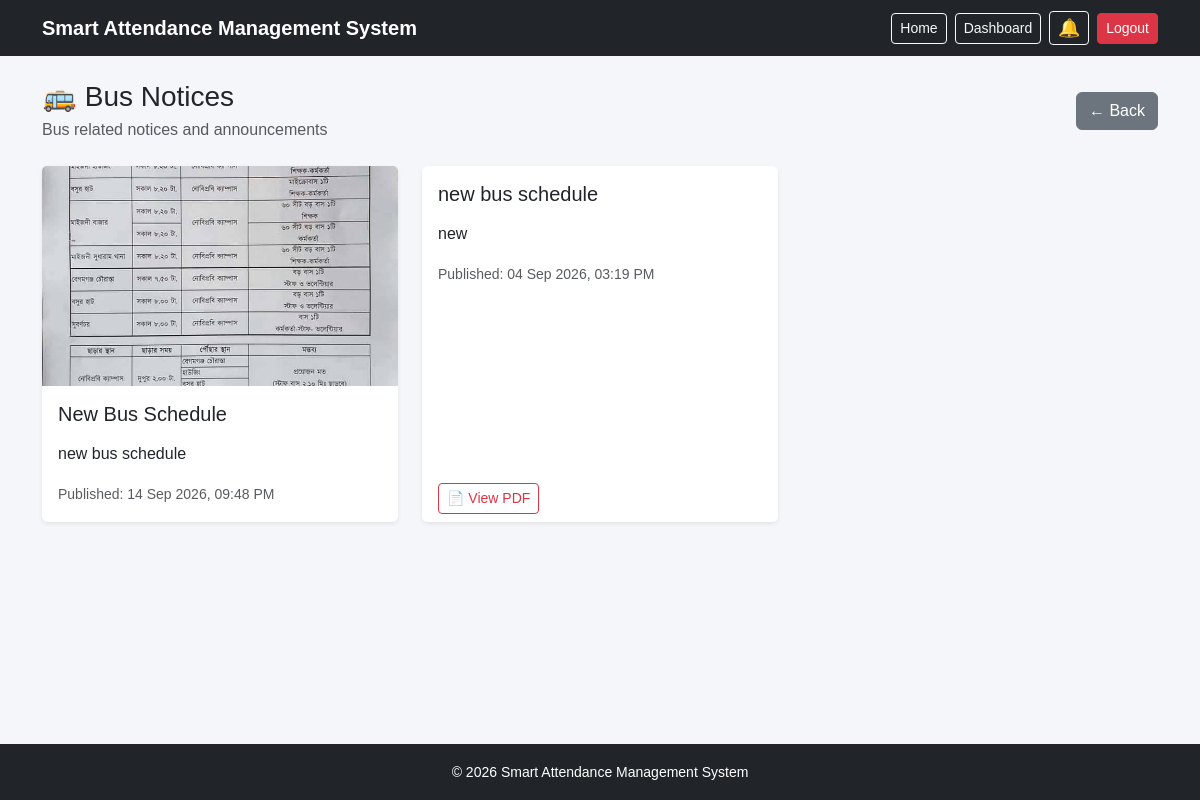
Screenshot of /student-dashboard/bus-notices/ (signed in) with the database file from the repository.
### core/models.py (models this page shows, shortened)
class BusNotice(models.Model):
    title = models.CharField(max_length=200)
    message = models.TextField()
    pdf_file = models.FileField(
        upload_to="bus_notices/pdf/",
        blank=True,
        null=True
    )
    image = models.ImageField(
        upload_to="bus_notices/images/",
        blank=True,
        null=True
    )
    created_at = models.DateTimeField(auto_now_add=True)
    updated_at = models.DateTimeField(auto_now=True)
    is_active = models.BooleanField(default=True)
    class Meta:
        ordering = ["-created_at"]

### core/views.py (the view)
@login_required
def student_bus_notices(request):
    if request.user.role != "student":
        return redirect("dashboard")
    bus_notices = BusNotice.objects.filter(
        is_active=True
    ).order_by("-created_at")
    return render(
        request,
        "student/bus_notices.html",
        {
            "bus_notices": bus_notices
        }
    )

### core/context_processors.py (called while the page is built)
def notifications(request):
    unread_notifications_count = 0
    if request.user.is_authenticated and request.user.role in ["teacher", "student"]:
        unread_notifications_count = Notification.objects.filter(
            recipient=request.user,
            is_read=False
        ).count()
    return {
        "unread_notifications_count": unread_notifications_count
    }

### core/templates/student/bus_notices.html (shortened to what this page needs)
{% extends "index.html" %}
{% block content %}
<div class="container py-4">
    <div class="d-flex justify-content-between align-items-center mb-4">
        <div>
            <h3 class="mb-1">🚌 Bus Notices</h3>
            <p class="text-muted mb-0">
                Bus related notices and announcements
            </p>
        </div>
        <a href="{% url 'student_dashboard' %}"
           class="btn btn-secondary">
            ← Back
        </a>
    </div>
    {% if bus_notices %}
        <div class="row g-4">
            {% for notice in bus_notices %}
                <div class="col-md-6 col-lg-4">
                    <div class="card h-100 shadow-sm border-0">
                        {% if notice.image %}
                            <img src="{{ notice.image.url }}"
                                 class="card-img-top"
                                 alt="{{ notice.title }}"
                                 style="height: 220px; object-fit: cover;">
                        {% endif %}
                        <div class="card-body">
                            <h5 class="card-title mb-3">
                                {{ notice.title }}
                            </h5>
                            <p class="card-text">
                                {{ notice.message|linebreaksbr }}
                            </p>
                            <small class="text-muted">
                                Published:
                                {{ notice.created_at|date:"d M Y, h:i A" }}
                            </small>
                        </div>
                        {% if notice.pdf_file %}
                            <div class="card-footer bg-white border-0">
                                <a href="{{ notice.pdf_file.url }}"
                                   target="_blank"
                                   class="btn btn-outline-danger btn-sm">
                                    📄 View PDF
                                </a>
                            </div>
                        {% endif %}
                    </div>
                </div>
            {% endfor %}
        </div>
    {% endif %}
</div>
{% endblock %}

### core/templates/index.html (style rules this page uses)
html, body { height: 100%; }
body { margin: 0; background-color: #f5f6fa; font-family: Arial, sans-serif; }

### rows the page displays
BusNotice: image (picture), title "New Bus Schedule", message "new bus schedule", created_at "14 Sep 2026, 09:48 PM"
BusNotice: title "new bus schedule", message "new", created_at "04 Sep 2026, 03:19 PM"
